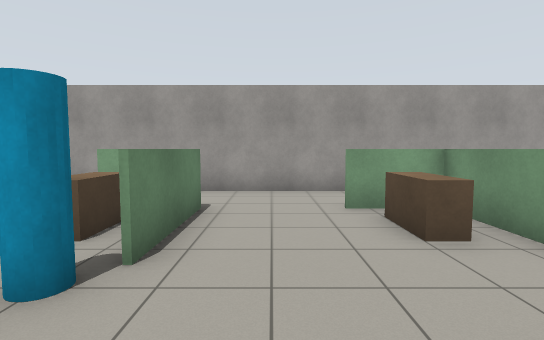
view 1 (above)

21 first-person views from a walk through a Gazebo world. The camera is 1.2 m above the floor, tilts 4° down and sees 85° across. The floor is counted in squares, 1 m on a side. Each view is taken from the middle of a square. On the plan, view 1 faces up. The plan holds only what a view shows up to about 13 squares ahead; the rest is blank.

view 2
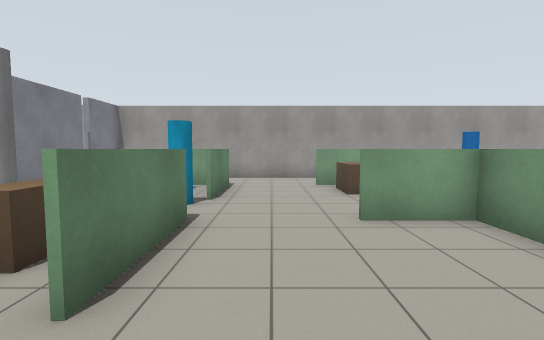

view 3
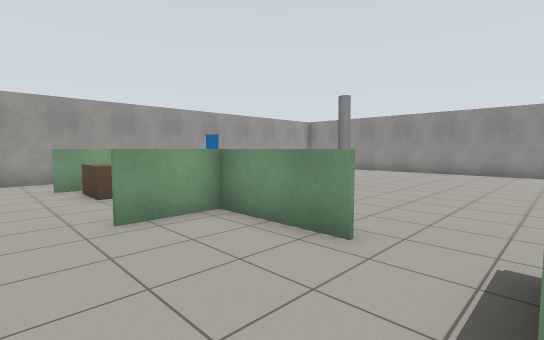

view 4
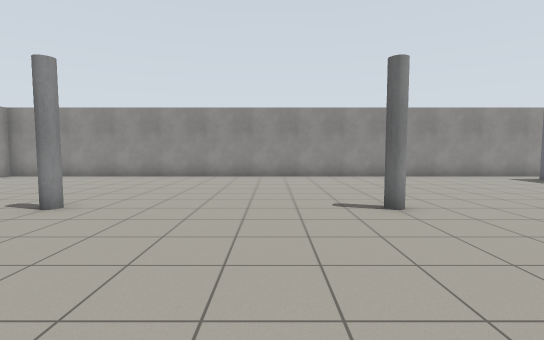

view 5
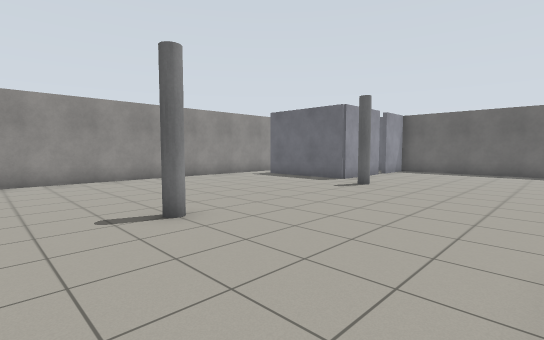

view 6
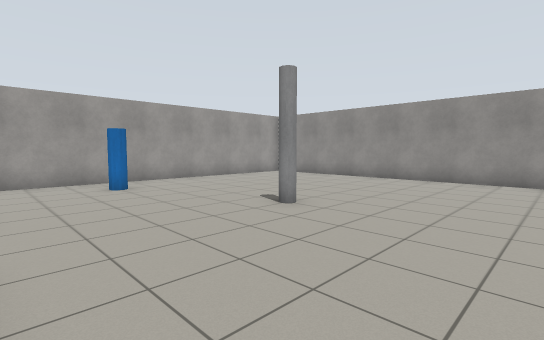

view 7
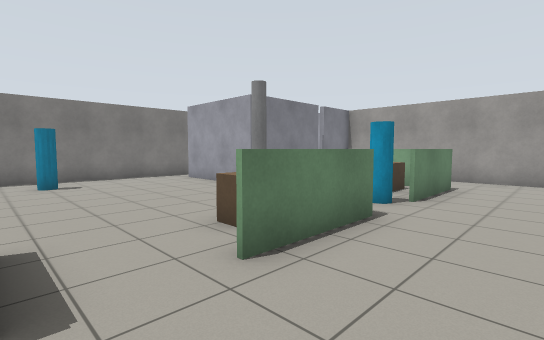

view 8
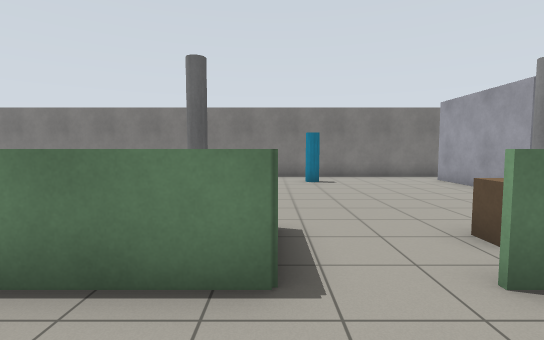

view 9
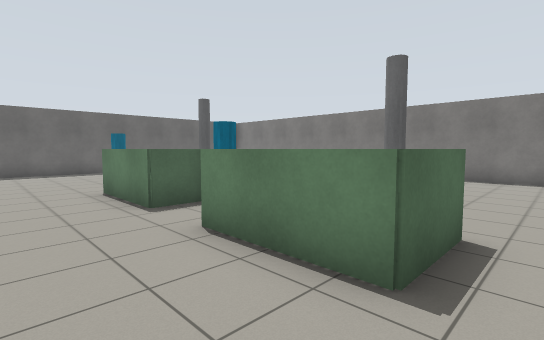

view 10
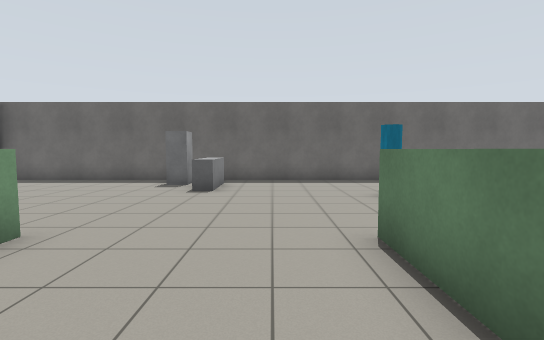

view 11
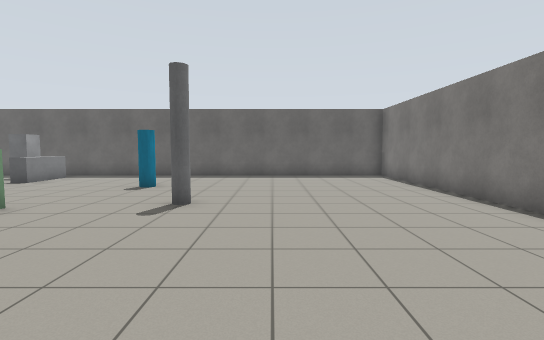

view 12
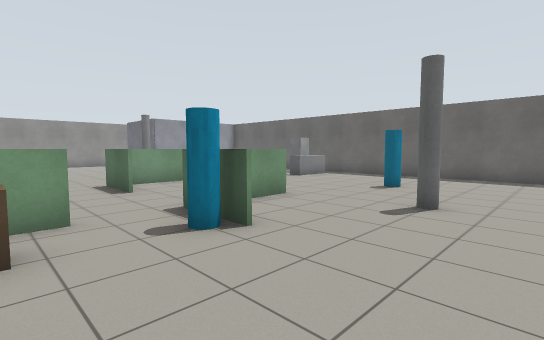

view 13
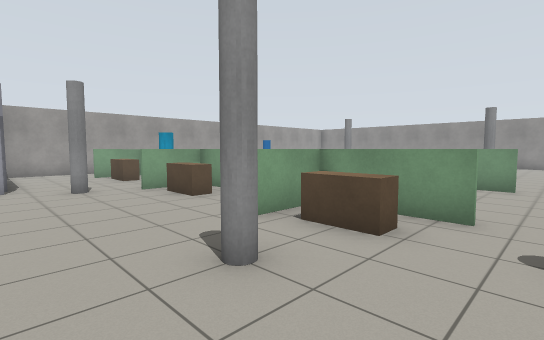

view 14
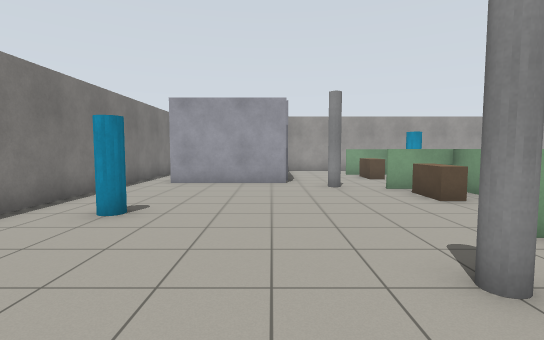

view 15
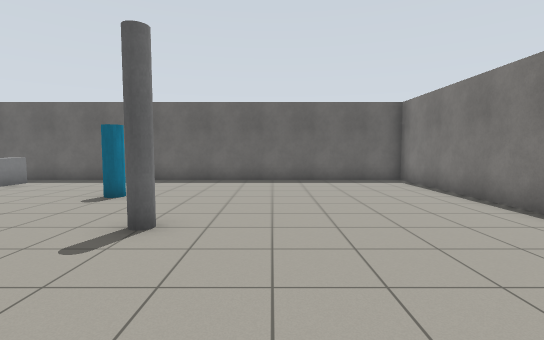

view 16
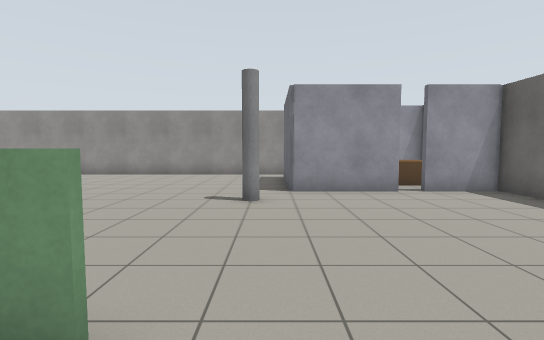

view 17
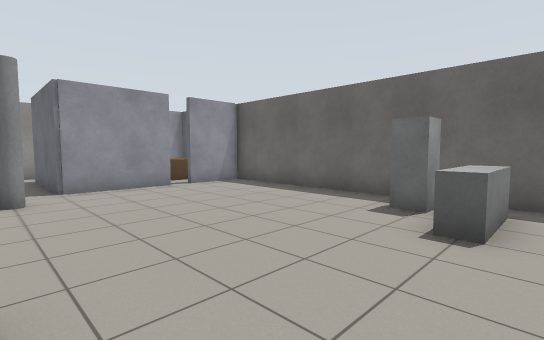

view 18
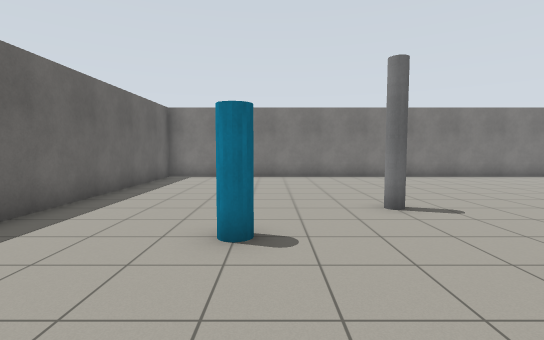

view 19
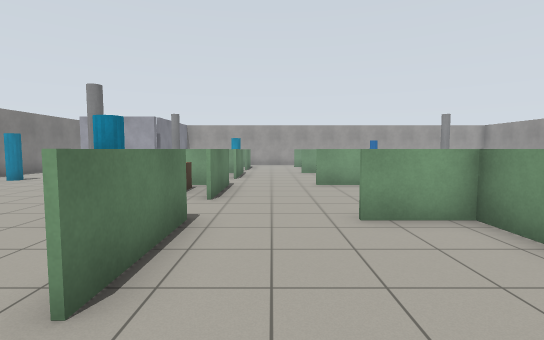

view 20
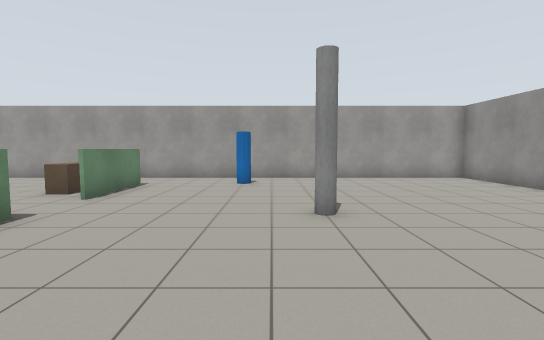

view 21
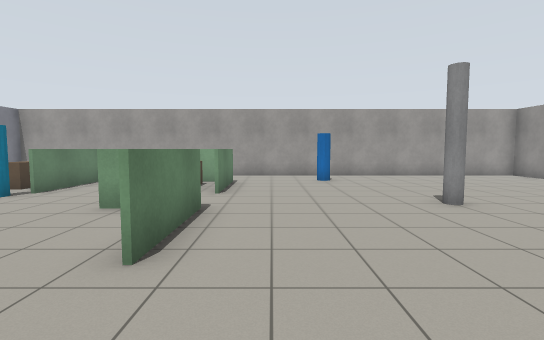

### Floor plan
Points are (right, up) in squares from view 1. A wall is a line through its corners. A room is listed if a view was taken in it or the views show most of it. See-through windows are left out.
Room 1 (views 1, 2, 3, 4, 7, 8, 9)
walls: (3.5, -2.1) (3.5, 0.9) (1.5, 0.9); (-1.4, 1.1) (-1.4, -2)
ways out: opening at (-1, -2.5) to room 2; opening at (4, -2.5) to room 2; opening at (0.5, -4) to room 3; opening at (0.5, 1) to room 4
Room 2 (views 5, 6, 11, 12, 13, 14, 15, 16, 17, 18, 19, 20, 21)
walls: (3.5, -12.1) (3.5, -9.1) (1.5, -9.1); (-1.5, -7.1) (-1.5, -4.1) (-3.5, -4.1); (-2.5, -9) (-1.4, -9) (-1.4, -12); (-1.5, -12) (-1.5, -10.8); (3.6, 1) (3.6, -2); (-3.6, -3.9) (-1.4, -3.9); (-1.5, -0.2) (-1.5, 0.9) (-3.5, 0.9); (10.4, -13.5) (14.6, -13.5); (3.6, 6) (3.6, 3); (-6.4, 2.5) (-10.6, 2.5); (-2.1, 5.9) (-3.5, 5.9); (16, -14.9) (16, 8.5) (-6.4, 8.5); (14.4, -19.2) (14.4, -18.2); (-12, 5) (-12, -19.5) (10.5, -19.5)
ways out: opening at (-1, -2.5) to room 1; opening at (4, -2.5) to room 1; opening at (-1, -7.5) to room 3; opening at (0.5, -9) to room 3; opening at (4, -7.5) to room 3; opening at (-2, 2) to room 4; opening at (0.5, 6) to room 4; opening at (4, 2.5) to room 4
objects: cyan cylinder (-10, -2); door leaf (-7, 4) to (-7, 6); door leaf (-7, 7); pillar (-5, -12); pillar (-5, -5); pillar (-5, 2); cyan cylinder (-3, -15); cyan cylinder (-3, -9) to (-3, -8); brown box (-3, -6) to (-3, -5); brown box (-3, -1) to (-3, 0); brown box (-3, 4) to (-3, 5); cyan cylinder (-2, 3); counter (2, -18) to (2, -17); fridge (3, -18); blue cylinder (7, 7); pillar (9, -12); pillar (9, -5); pillar (9, 2); door leaf (11, -18); door leaf (11, -16) to (11, -15); brown box (12, -18) to (13, -17)
Room 3 (view 10)
walls: (3.5, -7.1) (3.5, -6.1); (3, -4.1) (1.5, -4.1); (1.4, -9) (3.5, -9); (-1.4, -3.9) (-1.4, -7)
ways out: opening at (0.5, -4) to room 1; opening at (-1, -7.5) to room 2; opening at (0.5, -9) to room 2; opening at (4, -7.5) to room 2
Room 4 (no view inside)
walls: (3.5, 3.6) (3.5, 5.9) (1.5, 5.9); (-1.4, 6.1) (-1.4, 3)
ways out: opening at (0.5, 1) to room 1; opening at (-2, 2) to room 2; opening at (0.5, 6) to room 2; opening at (4, 2.5) to room 2
objects: brown box (2, 4) to (2, 5)

Where each view was taken, in squares from view 1:
view 1: 0 up, 0 right, facing up
view 2: 4 down, 0 right, facing up
view 3: 4 down, 0 right, facing up-right
view 4: 3 down, 3 right, facing right
view 5: 3 down, 4 right, facing down-right
view 6: 3 down, 4 right, facing up-right
view 7: 4 down, 1 right, facing up-left
view 8: 4 down, 1 right, facing left
view 9: 3 down, 1 right, facing down-left
view 10: 8 down, 0 right, facing down
view 11: 6 down, 7 left, facing down
view 12: 6 down, 7 left, facing down-right
view 13: 8 down, 7 left, facing up-right
view 14: 8 down, 7 left, facing up
view 15: 8 down, 7 left, facing down
view 16: 13 down, 2 right, facing right
view 17: 12 down, 1 right, facing down-right
view 18: 15 down, 1 right, facing left
view 19: 14 down, 0 right, facing up
view 20: 4 down, 8 right, facing up
view 21: 5 down, 5 right, facing up
